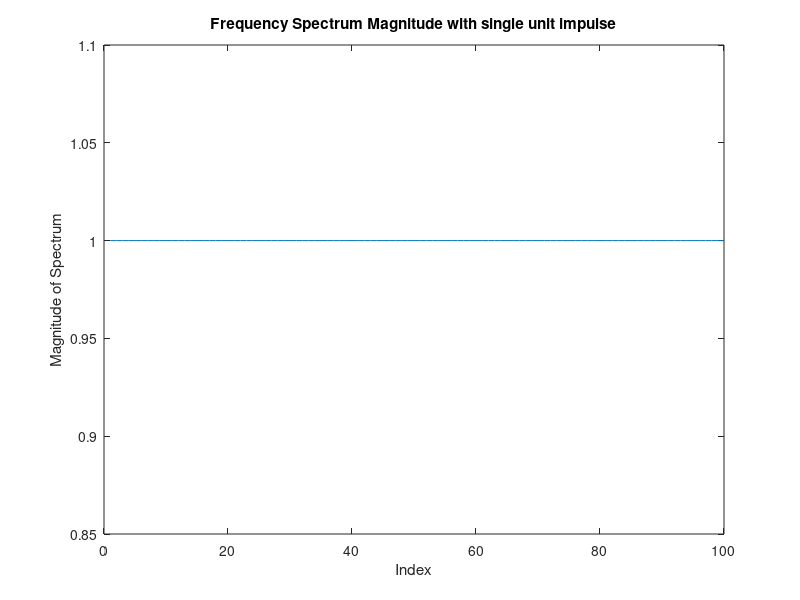
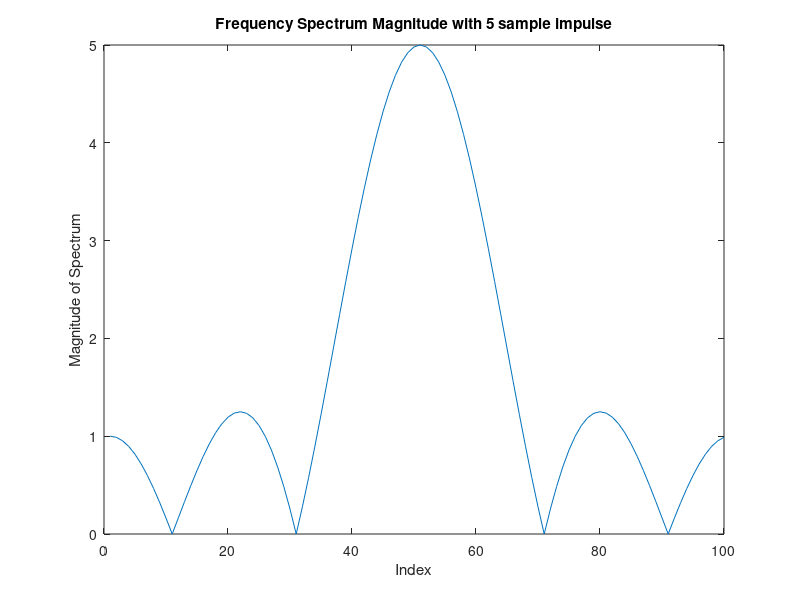
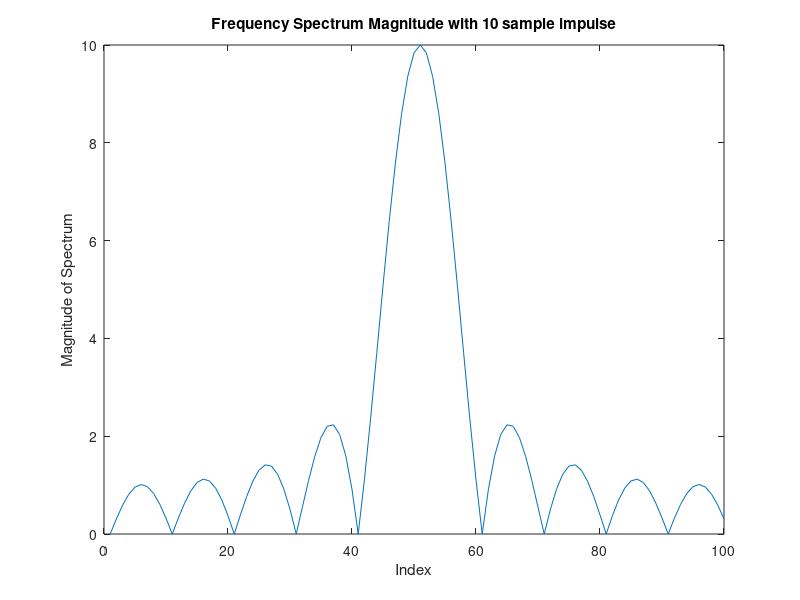
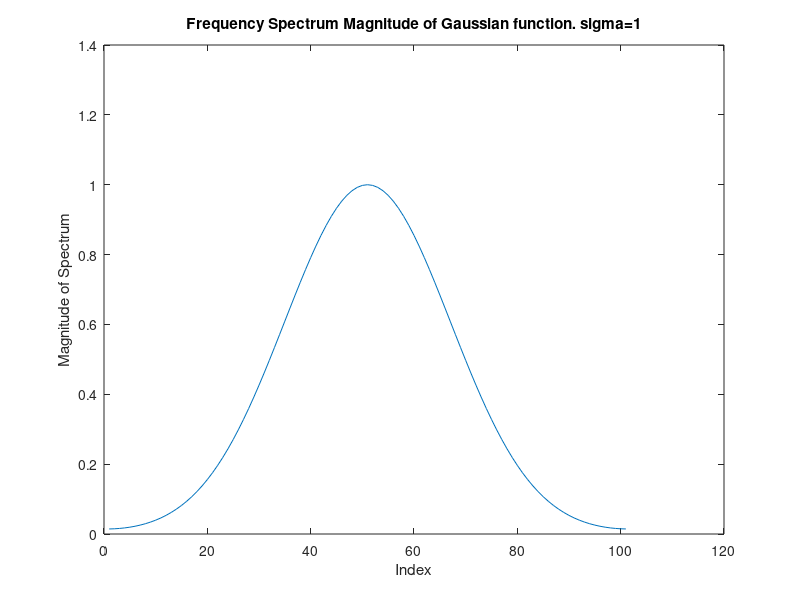

These charts were generated, in order, by the following MATLAB code:
%first part
signal = zeros(1,100);
signal(50) = 1;
signalDFTmag = abs(fft(signal));

figure
plot(signalDFTmag);
xlabel('Index');
ylabel('Magnitude of Spectrum');
title('Frequency Spectrum Magnitude with single unit impulse');

%5 sample long spectrum magnitude
signal_5 = ones(1,5);
signal(48:52) = signal_5;
signalDFTmag_5 = abs(fftshift(fft(signal)));

figure
plot(signalDFTmag_5);
xlabel('Index');
ylabel('Magnitude of Spectrum');
title('Frequency Spectrum Magnitude with 5 sample impulse');

%10 sample long spectrum magnitude
signal_10 = ones(1,10);
signal(45:54) = signal_10;
signalDFTmag_10 = abs(fftshift(fft(signal)));

figure
plot(signalDFTmag_10);
xlabel('Index');
ylabel('Magnitude of Spectrum');
title('Frequency Spectrum Magnitude with 10 sample impulse');

%Gaussian function frequency plots
figure
gaussFunc_X = -50:1:50;
sigma = 1;
gaussFunc_Y = (1/(sigma*sqrt(2*pi)))*exp(-gaussFunc_X.^2/(2*sigma^2));
gaussFunc_freq = abs(fftshift(fft(gaussFunc_Y)));
plot(gaussFunc_freq);
xlabel('Index');
ylabel('Magnitude of Spectrum');
title('Frequency Spectrum Magnitude of Gaussian function. sigma=1');